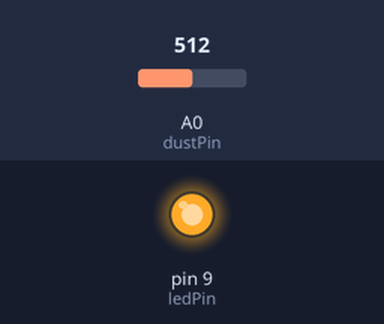
Simulated run of this sketch. Board: Arduino Uno, built with avr-gcc and run on an emulated ATmega328P. Parts: output pins drawn as LEDs (lit = HIGH). The inputs (shaded band) are chosen by the test bench; at power-on: A0 (dustPin) = 512. What the sketch prints to the serial monitor is not drawn.

Above: at 0.1 s.
Timing chart, 0 to 1.6 s (numbered marks = the images above):
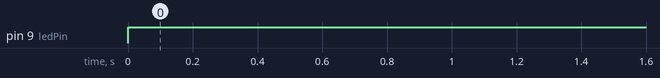

The sketch:

dust_sensor.ino
```cpp
const int dustPin = A0;
const int ledPin = 9;

void setup() {
  Serial.begin(9600);
  pinMode(ledPin, OUTPUT);
}

void loop() {
  digitalWrite(ledPin, LOW);
  delayMicroseconds(280);

  int dustVal = analogRead(dustPin);

  delayMicroseconds(40);
  digitalWrite(ledPin, HIGH);

  delayMicroseconds(9680);

  float voltage = dustVal * (5.0 / 1023.0);
  float dustDensity = 0.17 * voltage - 0.1;

  Serial.print("Voltage: ");
  Serial.print(voltage);
  Serial.print("V, Dust Density: ");
  Serial.print(dustDensity);
  Serial.println(" mg/m3");

  delay(1000);
}
```

Measured:
- by itself, pin 9 (ledPin): LOW → HIGH at 0.00 s
